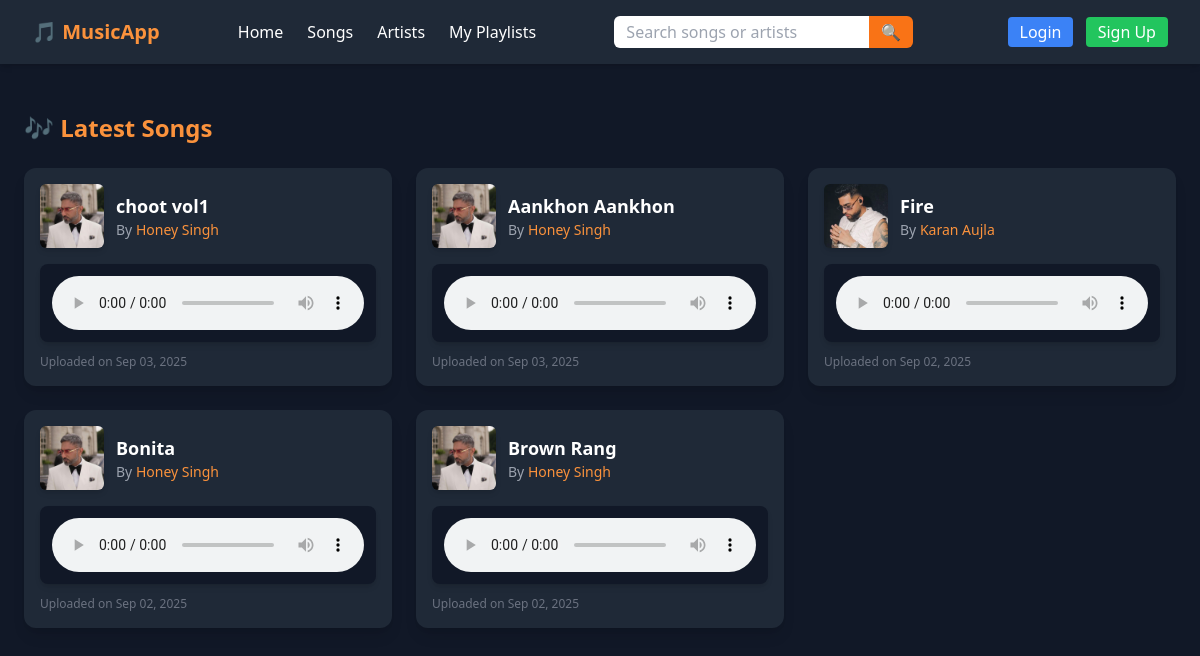
The page / on the database its author committed.
### music/models.py (models this page shows)
class Song(models.Model):
    title = models.CharField(max_length=200)
    audio_file = models.FileField(upload_to='songs/') # mp3/m4a/wav/ogg, etc.
    cover = models.ImageField(upload_to='covers/', blank=True, null=True)
    artists = models.ManyToManyField(Artist, related_name='songs')
    duration_seconds = models.PositiveIntegerField(blank=True, null=True)
    created_at = models.DateTimeField(auto_now_add=True)

class Artist(models.Model):
    name = models.CharField(max_length=120, unique=True)
    bio = models.TextField(blank=True)
    image = models.ImageField(upload_to='artists/', blank=True, null=True)

### music/views.py (the view)
# urls.py: path('', views.home, name='home'),
def home(request):
    songs = Song.objects.select_related().prefetch_related('artists').order_by('-created_at')[:20]
    return render(request, 'music/home.html', {'songs': songs})

### music/templates/music/home.html (shortened to what this page needs)
{% extends "base.html" %}
{% block content %}
<div class="max-w-6xl mx-auto mt-6">
    <h1 class="text-2xl font-bold text-orange-400 mb-6">🎶 Latest Songs</h1>
    <div class="grid grid-cols-1 md:grid-cols-2 lg:grid-cols-3 gap-6">
        {% for song in songs %}
            <div class="bg-gray-800 rounded-xl shadow-lg p-4 hover:scale-105 transition transform duration-200">
                <div class="flex items-center space-x-3">
                    {% if song.cover %}
                        <img src="{{ song.cover.url }}" alt="Cover"
                             class="w-16 h-16 object-cover rounded-md shadow-md">
                    {% else %}
                        <div class="w-16 h-16 bg-gray-700 rounded-md flex items-center justify-center text-gray-400 text-2xl">
                            🎵
                        </div>
                    {% endif %}
                    <div class="flex-1">
                        <h2 class="text-lg font-semibold text-white truncate">
                            {{ song.title }}
                        </h2>
                        <p class="text-sm text-gray-400 truncate">
                            By
                            {% for artist in song.artists.all %}
                                <a href="{% url 'artist_detail' artist.id %}"
                                   class="text-orange-400 hover:underline">
                                   {{ artist.name }}
                                </a>{% if not forloop.last %}, {% endif %}
                            {% endfor %}
                        </p>
                    </div>
                </div>
                {% if song.audio_file %}
                <div class="mt-4 bg-gray-900 p-3 rounded-lg shadow-md">
                    <audio controls class="w-full rounded-lg overflow-hidden">
                        <source src="{{ song.audio_file.url }}" type="audio/mpeg">
                    </audio>
                </div>
                {% endif %}
                <p class="text-xs text-gray-500 mt-3">
                    Uploaded on {{ song.created_at|date:"M d, Y" }}
                </p>
            </div>
        {% empty %}
            <p class="text-gray-400">No songs available.</p>
        {% endfor %}
    </div>
</div>
{% endblock %}

### music/templates/base.html (shortened to what this page needs)
<!DOCTYPE html>
<html lang="en">
<head>
    <script src="https://cdn.tailwindcss.com"></script>
</head>
<body class="bg-gray-900 text-white">
    <header class="bg-gray-800 shadow-md">
        <div class="max-w-7xl mx-auto px-4 sm:px-6 lg:px-8">
            <div class="flex justify-between h-16 items-center">
                <a href="/" class="text-orange-400 font-bold text-xl">🎵 MusicApp</a>
                <nav class="flex space-x-6">
                    <a href="/" class="hover:text-orange-400">Home</a>
                    <a href="/songs/" class="hover:text-orange-400">Songs</a>
                    <a href="/artists/" class="hover:text-orange-400">Artists</a>
                    <a href="/playlists/" class="hover:text-orange-400">My Playlists</a>
                </nav>
                <form action="/search/" method="get" class="hidden sm:flex">
                    <input type="text" name="q" placeholder="Search songs or artists"
                           value="{{ request.GET.q }}"
                           class="rounded-l-md px-3 py-1 text-black focus:outline-none">
                    <button type="submit" class="bg-orange-500 px-3 rounded-r-md hover:bg-orange-600">
                        🔍
                    </button>
                </form>
               <div class="ml-4">
    {% if request.user.is_authenticated %}
        <span class="mr-3">Hi, {{ request.user.username }}</span>
        <a href="{% url 'account_logout' %}"
           class="bg-red-500 px-3 py-1 rounded hover:bg-red-600">Logout</a>
    {% else %}
        <a href="{% url 'account_login' %}"
           class="bg-blue-500 px-3 py-1 rounded hover:bg-blue-600">Login</a>
        <a href="{% url 'account_signup' %}"
           class="ml-2 bg-green-500 px-3 py-1 rounded hover:bg-green-600">Sign Up</a>
    {% endif %}
</div>
            </div>
        </div>
    </header>
    <main class="p-6">
        {% block content %}{% endblock %}
    </main>
</body>
</html>

### rows shown on the page
Song: cover (picture), title "choot vol1", created_at "Sep 03, 2025"
Artist: name "Honey Singh"
Song: cover (picture), title "Aankhon Aankhon", created_at "Sep 03, 2025"
Song: cover (picture), title "Fire", created_at "Sep 02, 2025"
Artist: name "Karan Aujla"
Song: cover (picture), title "Bonita", created_at "Sep 02, 2025"
Song: cover (picture), title "Brown Rang", created_at "Sep 02, 2025"
